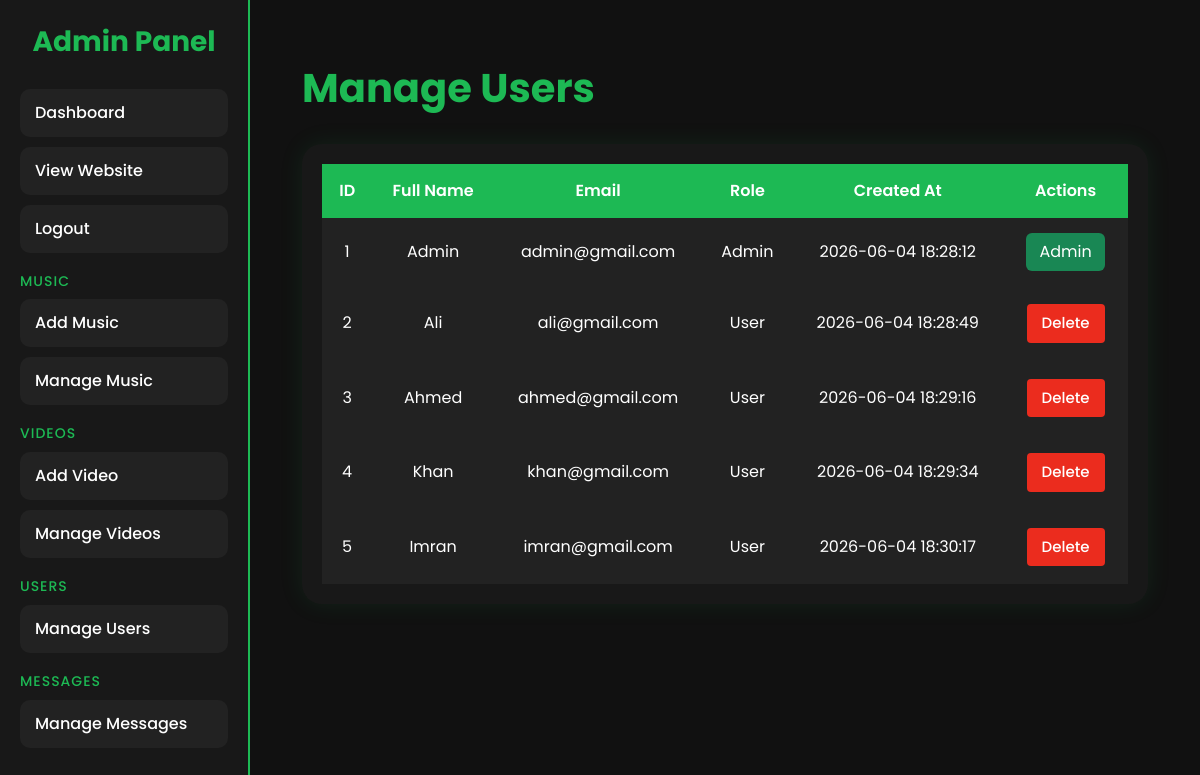
The page /admin/users/manage-users.php (signed in) on the database its author committed.
### tables this page shows
CREATE TABLE `users` (
  `id` int(11) NOT NULL,
  `fullname` varchar(100) NOT NULL,
  `email` varchar(100) NOT NULL,
  `password` varchar(255) NOT NULL,
  `role` enum('admin','user') DEFAULT 'user',
  `created_at` timestamp NOT NULL DEFAULT current_timestamp()
);

### admin/users/manage-users.php (the view, shortened to what this page needs)
<?php
$get_users = mysqli_query(
    $connection,
    "SELECT * FROM users ORDER BY id"
);
?>
<!DOCTYPE html>
<html lang="en">
<head>
    <link href="https://cdn.jsdelivr.net/npm/bootstrap@5.3.3/dist/css/bootstrap.min.css" rel="stylesheet">
    <link rel="stylesheet" href="../css/sidebar.css">
    <link rel="stylesheet" href="../css/manage.css">
</head>
<body>
    <section class="admin-wrapper">
        <?php include("../includes/sidebar.php"); ?>
        <section class="main-content">
            <section class="container-fluid py-4">
                <section class="page-header mb-4">
                    <h1>Manage Users</h1>
                </section>
                <section class="table-responsive">
                    <table class="table align-middle text-center">
                        <thead>
                            <tr>
                                <th>ID</th>
                                <th>Full Name</th>
                                <th>Email</th>
                                <th>Role</th>
                                <th>Created At</th>
                                <th>Actions</th>
                            </tr>
                        </thead>
                        <tbody>
                            <?php while ($user = mysqli_fetch_assoc($get_users)) { ?>
                                <tr>
                                    <td><?php echo $user['id']; ?></td>
                                    <td><?php echo $user['fullname']; ?></td>
                                    <td><?php echo $user['email']; ?></td>
                                    <td><?php echo ucfirst($user['role']); ?></td>
                                    <td><?php echo $user['created_at']; ?></td>
                                    <td>
                                        <?php if ($user['role'] != 'admin') { ?>
                                            <a href="delete-user.php?id=<?php echo $user['id']; ?>" class="btn btn-sm delete" onclick="return confirm('Delete this user?')">Delete</a>
                                        <?php } else { ?>
                                            <span class="btn bg-success text-white">Admin</span>
                                        <?php } ?>
                                    </td>
                                </tr>
                            <?php } ?>
                        </tbody>
                    </table>
                </section>
            </section>
        </section>
    </section>
</body>
</html>

### admin/includes/sidebar.php
<section class="sidebar">
    <h3>Admin Panel</h3>
    <a href="/soundgroup/admin/dashboard.php">
        Dashboard
    </a>
    <a href="/soundgroup">
        View Website
    </a>
    <a href="/soundgroup/auth/logout.php">
        Logout
    </a>
    <h5 class="sidebar-heading">
        Music
    </h5>
    <a href="/soundgroup/admin/music/add-music.php">
        Add Music
    </a>
    <a href="/soundgroup/admin/music/manage-music.php">
        Manage Music
    </a>
    <h5 class="sidebar-heading">
        Videos
    </h5>
    <a href="/soundgroup/admin/videos/add-video.php">
        Add Video
    </a>
    <a href="/soundgroup/admin/videos/manage-videos.php">
        Manage Videos
    </a>
    <h5 class="sidebar-heading">
        Users
    </h5>
    <a href="/soundgroup/admin/users/manage-users.php">
        Manage Users
    </a>
    <h5 class="sidebar-heading">
        Messages
    </h5>
    <a href="/soundgroup/admin/contact/manage-messages.php  ">
        Manage Messages
    </a>
</section>

### admin/css/sidebar.css (style rules this page uses)
.admin-wrapper { display: flex; min-height: 100vh; }
.sidebar { width: 250px; background: #181818; padding: 25px 20px; border-right: 2px solid var(--main-color); position: sticky; top: 0; height: 100vh; overflow-y: auto; }
.sidebar h3 { color: var(--main-color); text-align: center; margin-bottom: 30px; font-weight: 700; }
.sidebar a { display: flex; align-items: center; text-decoration: none; background: #222; color: var(--text-color); padding: 12px 15px; border-radius: 10px; margin-bottom: 10px; transition: 0.3s; font-size: 16px; font-weight: 500; }
.sidebar-heading { color: var(--main-color); font-size: 14px; margin: 20px 0 10px; text-transform: uppercase; letter-spacing: 1px; }
.main-content { flex: 1; padding: 40px; }

### admin/css/manage.css (style rules this page uses)
* { margin: 0; padding: 0; box-sizing: border-box; font-family: var(--main-font-family); }
:root { --main-color: #1db954; --sec-color: #ccc; --text-color: #ffffff; --sec-text-color: #aaaaaa; --bg-color: #111111; --btn-hover-color: #18a349; --main-font-family: "Poppins"; }
body { background-color: var(--bg-color); }
.page-header { display: flex; justify-content: space-between; align-items: center; margin-bottom: 30px; }
.page-header h1 { color: var(--main-color); font-weight: 700; }
.delete { display: inline-block; font-weight: 500; margin: 3px; font-size: 15px; color: var(--text-color); border: none; transition: 0.3s; padding: 8px 15px; background-color: #eb2c1e; }
.table-responsive { background: #181818; padding: 20px; border-radius: 20px; box-shadow: 0 0 25px rgba(29, 185, 84, .1); }
.table { margin-bottom: 0; }
.table thead th { background: var(--main-color); color: var(--text-color); border: none; padding: 15px; font-weight: 600; }
.table td { background: #222; color: var(--text-color); border: none; padding: 15px; }
.table tbody tr { transition: 0.3s; }

### rows shown on the page
users: id "1", fullname "Admin", email "admin@gmail.com", role "Admin", created_at "2026-06-04 18:28:12"
users: id "2", fullname "Ali", email "ali@gmail.com", role "User", created_at "2026-06-04 18:28:49"
users: id "3", fullname "Ahmed", email "ahmed@gmail.com", role "User", created_at "2026-06-04 18:29:16"
users: id "4", fullname "Khan", email "khan@gmail.com", role "User", created_at "2026-06-04 18:29:34"
users: id "5", fullname "Imran", email "imran@gmail.com", role "User", created_at "2026-06-04 18:30:17"
